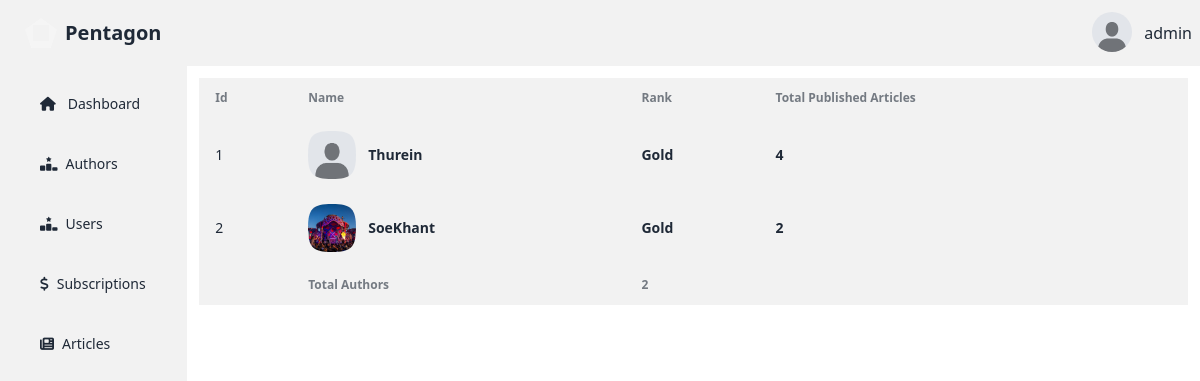
The page /writer/author-statistics/ (signed in) on the database its author committed.
### account/models.py (models this page shows, shortened)
class AccountStatus(models.Model):
    is_verified=models.BooleanField(default=False)
    profile=models.ImageField(max_length=100, blank=True,default="account/default.jpeg",null=True,upload_to="media/account")
    user=models.ForeignKey(User, on_delete=models.CASCADE,related_name="account_status")
    rank=models.CharField(max_length=20,blank=True, default="Silver")
    created_at=models.DateTimeField(auto_now=True)

### writer/views.py (the view)
# urls.py: path('author-statistics/',views.author_statistics,name="author-statistics"),
@login_required(login_url="sign-in")
def author_statistics(request):
    authors = AccountStatus.objects.annotate(total_articles=Count("user__article__title")).exclude(user_id=1)
    real_authors=authors.filter(total_articles__gt=0).count()
    context={
        "count":real_authors,
        "authors":authors,
        "account_status":get_account_status(request),
    }
    return render(request,"writer/authors-statistics.html",context)

### writer/views.py (called while the page is built)
def get_account_status(request):
    account_status = AccountStatus.objects.get(user=request.user)
    return account_status

### writer/templates/writer/authors-statistics.html (shortened to what this page needs)
{% extends 'writer/admin-dashboard.html' %}
{% block writer %}
<div class=" w-full bg-base-200 m-3 max-h-fit">
    <table class="table">
      <thead>
        <tr>
          <th>Id</th>
          <th>Name</th>
          <th>Rank</th>
          <th>Total Published Articles</th>
        </tr>
      </thead>
      <tbody>
        {% for account in authors %}
        {% if account.total_articles is 0 %}
            <p></p>
            {% else %}
            <tr>
                <td>
                  {{account.id}}
                </td>
                <td>
                  <div class="flex items-center gap-3">
                    <div class="avatar">
                      <div class="mask mask-squircle h-12 w-12">
                        <img src="{{ account.profile.url }}" alt="Profile Image" />
                      </div>
                    </div>
                    <div>
                      <div class="font-bold">{{account.user}}</div>
                    </div>
                  </div>
                </td>
                <td>
                    <div class="font-bold">{{account.rank}}</div>
                </td>
                <td>
                    <div class="font-bold"> {{account.total_articles}}</div>
                </td>
                <td>
                </td>
              </tr>
        {% endif %}
        {% endfor %}
      </tbody>
      <tfoot>
        <tr>
          <th></th>
          <th>Total Authors</th>
          <th>{{count}}</th>
          <th></th>
          <th></th>
        </tr>
      </tfoot>
    </table>
  </div>
{% endblock  %}

### writer/templates/writer/admin-dashboard.html (shortened to what this page needs)
{% extends 'writer/base.html' %}
{% block content %}
<div class="navbar bg-base-200">
    <div class="flex-1">
      <a href="{% url 'home' %}" class="btn btn-ghost text-xl"><div class="mask mask-pentagon w-8 h-8 border-8 border-neutral-100	"></div>Pentagon</a>
    </div>
    <div class="flex-none gap-2">
      <div class="dropdown dropdown-end">
        <div tabindex="0" role="button" class="btn btn-ghost btn-circle avatar">
          <div class="w-10 rounded-full">
              <img
                style="object-fit: contain;width:100%;height:100%"
                alt="Tailwind CSS Navbar component"
                src="{{account_status.profile.url}}" />
          </div>
        </div>
      </div>
      {{user}}
    </div>
  </div>
<div class="flex">
    <ul class="menu bg-base-200  w-56 min-h-screen">
        <li class="my-3"><a class="ml-4" href="{% url 'admin-dashboard' %}"><i class="fa-solid fa-house mr-1"></i>Dashboard</a></li>
        <li class="my-3">
          <a class="ml-4" href="{% url 'author-statistics' %}"><i class="fa-solid fa-ranking-star"></i>Authors</a>
        </li>
        <li class="my-3">
            <a class="ml-4" href="{% url 'user-statistics' %}"><i class="fa-solid fa-ranking-star"></i>Users</a>
          </li>
        <li class="my-3">
            <a class="ml-4" href="{% url 'subscription-statistics' %}"><i class="fa-solid fa-dollar-sign"></i>Subscriptions</a>
        </li>
        <li class="my-3">
            <a class="ml-4" href="{% url 'article-statistics' %}"> <i class="fa-solid fa-newspaper"></i>Articles</a>
          </li>
    </ul>
    {% block writer %}{% endblock  %}
</div>
{% endblock  %}

### rows shown on the page
AccountStatus: profile (placeholder picture)
AccountStatus: id "1", profile (placeholder picture), user "Thurein", rank "Gold", total_articles "4"
AccountStatus: id "2", profile (picture), user "SoeKhant", rank "Gold", total_articles "2"

### other values the page prints
{{ user }} "admin"
{{ count }} "2"
